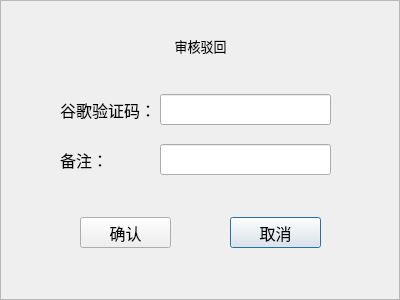
<?xml version="1.0" encoding="UTF-8"?>
<ui version="4.0">
 <class>CManualConfirmDialog</class>
 <widget class="QDialog" name="CManualConfirmDialog">
  <property name="geometry">
   <rect>
    <x>0</x>
    <y>0</y>
    <width>400</width>
    <height>300</height>
   </rect>
  </property>
  <property name="windowTitle">
   <string>Dialog</string>
  </property>
  <widget class="QFrame" name="frame">
   <property name="geometry">
    <rect>
     <x>0</x>
     <y>0</y>
     <width>400</width>
     <height>300</height>
    </rect>
   </property>
   <property name="frameShape">
    <enum>QFrame::StyledPanel</enum>
   </property>
   <property name="frameShadow">
    <enum>QFrame::Raised</enum>
   </property>
   <widget class="QLineEdit" name="le_verify_code">
    <property name="geometry">
     <rect>
      <x>160</x>
      <y>94</y>
      <width>171</width>
      <height>31</height>
     </rect>
    </property>
   </widget>
   <widget class="QPushButton" name="btn_Cancel">
    <property name="geometry">
     <rect>
      <x>230</x>
      <y>217</y>
      <width>91</width>
      <height>31</height>
     </rect>
    </property>
    <property name="font">
     <font>
      <family>微软雅黑</family>
      <pointsize>12</pointsize>
     </font>
    </property>
    <property name="text">
     <string>取消</string>
    </property>
   </widget>
   <widget class="QLineEdit" name="le_remark">
    <property name="geometry">
     <rect>
      <x>160</x>
      <y>144</y>
      <width>171</width>
      <height>31</height>
     </rect>
    </property>
   </widget>
   <widget class="QLabel" name="label_Title">
    <property name="geometry">
     <rect>
      <x>150</x>
      <y>30</y>
      <width>101</width>
      <height>31</height>
     </rect>
    </property>
    <property name="font">
     <font>
      <family>微软雅黑</family>
      <pointsize>10</pointsize>
      <weight>50</weight>
      <bold>false</bold>
      <underline>false</underline>
      <strikeout>false</strikeout>
      <kerning>true</kerning>
     </font>
    </property>
    <property name="text">
     <string>审核驳回</string>
    </property>
    <property name="alignment">
     <set>Qt::AlignCenter</set>
    </property>
   </widget>
   <widget class="QLabel" name="label_remark">
    <property name="geometry">
     <rect>
      <x>60</x>
      <y>145</y>
      <width>54</width>
      <height>30</height>
     </rect>
    </property>
    <property name="font">
     <font>
      <family>微软雅黑</family>
      <pointsize>12</pointsize>
     </font>
    </property>
    <property name="text">
     <string>备注：</string>
    </property>
   </widget>
   <widget class="QPushButton" name="btn_OK">
    <property name="geometry">
     <rect>
      <x>80</x>
      <y>217</y>
      <width>91</width>
      <height>31</height>
     </rect>
    </property>
    <property name="font">
     <font>
      <family>微软雅黑</family>
      <pointsize>12</pointsize>
      <weight>50</weight>
      <bold>false</bold>
     </font>
    </property>
    <property name="text">
     <string>确认</string>
    </property>
   </widget>
   <widget class="QLabel" name="label_verify_code">
    <property name="geometry">
     <rect>
      <x>60</x>
      <y>95</y>
      <width>91</width>
      <height>30</height>
     </rect>
    </property>
    <property name="font">
     <font>
      <family>微软雅黑</family>
      <pointsize>12</pointsize>
     </font>
    </property>
    <property name="text">
     <string>谷歌验证码：</string>
    </property>
   </widget>
  </widget>
 </widget>
 <resources/>
 <connections/>
</ui>
